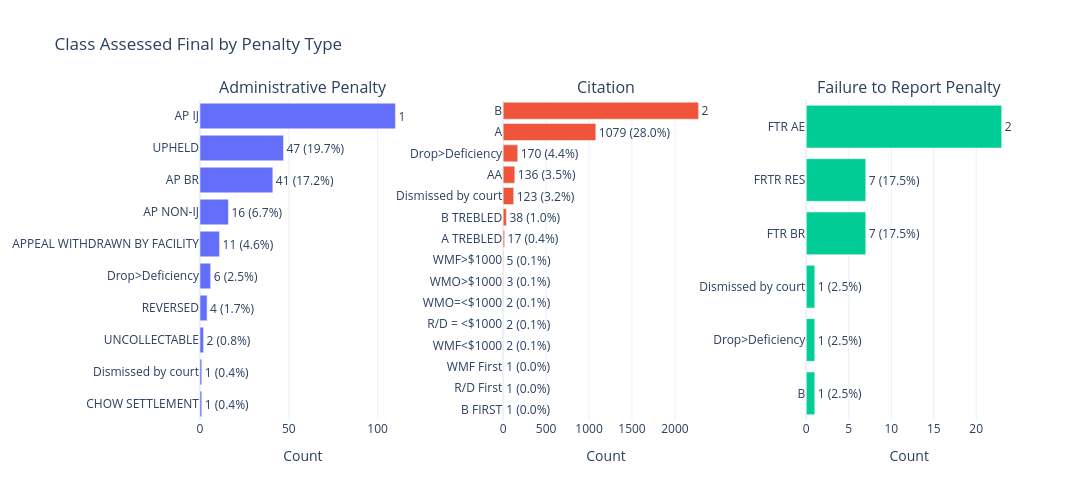

Notebook cell for this chart:
### Code cell
penalty_types = ["Administrative Penalty", "Citation", "Failure to Report Penalty"]

fig = make_subplots(
    rows=1, cols=3,
    subplot_titles=penalty_types,
    horizontal_spacing=0.12
)

for i, ptype in enumerate(penalty_types, start=1):
    subset = df_mart[df_mart['PENALTY_TYPE'] == ptype]
    counts = subset['CLASS_ASSESSED_FINAL'].value_counts().sort_values()  # ascending for horizontal

    fig.add_trace(
        go.Bar(
            x=counts.values,
            y=counts.index,
            orientation='h',
            text=[f'{v} ({v/counts.sum()*100:.1f}%)' for v in counts.values],
            textposition='outside',
            name=ptype,
            showlegend=False
        ),
        row=1, col=i
    )

fig.update_layout(
    title='Class Assessed Final by Penalty Type',
    height=500,
    width=1400,
    template='plotly_white'
)

fig.update_xaxes(title_text='Count')

fig.show()

### Figure 1 — Plotly figure (JSON) as saved in the notebook; plotly's stock layout.template omitted (floating-point values rounded to 4 significant figures)
{"data": [{"name": "Administrative Penalty", "orientation": "h", "showlegend": false, "text": ["1 (0.4%)", "1 (0.4%)", "2 (0.8%)", "4 (1.7%)", "6 (2.5%)", "11 (4.6%)", "16 (6.7%)", "41 (17.2%)", "47 (19.7%)", "110 (46.0%)"], "textposition": "outside", "type": "bar", "x": [1, 1, 2, 4, 6, 11, 16, 41, 47, 110], "xaxis": "x", "y": ["CHOW SETTLEMENT", "Dismissed by court", "UNCOLLECTABLE", "REVERSED", "Drop>Deficiency", "APPEAL WITHDRAWN BY FACILITY", "AP NON-IJ", "AP BR", "UPHELD", "AP IJ"], "yaxis": "y"}, {"name": "Citation", "orientation": "h", "showlegend": false, "text": ["1 (0.0%)", "1 (0.0%)", "1 (0.0%)", "2 (0.1%)", "2 (0.1%)", "2 (0.1%)", "3 (0.1%)", "5 (0.1%)", "17 (0.4%)", "38 (1.0%)", "123 (3.2%)", "136 (3.5%)", "170 (4.4%)", "1079 (28.0%)", "2275 (59.0%)"], "textposition": "outside", "type": "bar", "x": [1, 1, 1, 2, 2, 2, 3, 5, 17, 38, 123, 136, 170, 1079, 2275], "xaxis": "x2", "y": ["B FIRST", "R/D First", "WMF First", "WMF<$1000", "R/D = <$1000", "WMO=<$1000", "WMO>$1000", "WMF>$1000", "A TREBLED", "B TREBLED", "Dismissed by court", "AA", "Drop>Deficiency", "A", "B"], "yaxis": "y2"}, {"name": "Failure to Report Penalty", "orientation": "h", "showlegend": false, "text": ["1 (2.5%)", "1 (2.5%)", "1 (2.5%)", "7 (17.5%)", "7 (17.5%)", "23 (57.5%)"], "textposition": "outside", "type": "bar", "x": [1, 1, 1, 7, 7, 23], "xaxis": "x3", "y": ["B", "Drop>Deficiency", "Dismissed by court", "FTR BR", "FRTR RES", "FTR AE"], "yaxis": "y3"}], "layout": {"annotations": [{"font": {"size": 16}, "showarrow": false, "text": "Administrative Penalty", "x": 0.1267, "xanchor": "center", "xref": "paper", "y": 1, "yanchor": "bottom", "yref": "paper"}, {"font": {"size": 16}, "showarrow": false, "text": "Citation", "x": 0.5, "xanchor": "center", "xref": "paper", "y": 1, "yanchor": "bottom", "yref": "paper"}, {"font": {"size": 16}, "showarrow": false, "text": "Failure to Report Penalty", "x": 0.8733, "xanchor": "center", "xref": "paper", "y": 1, "yanchor": "bottom", "yref": "paper"}], "height": 500, "title": {"text": "Class Assessed Final by Penalty Type"}, "width": 1400, "xaxis": {"anchor": "y", "domain": [0, 0.2533], "title": {"text": "Count"}}, "xaxis2": {"anchor": "y2", "domain": [0.3733, 0.6267], "title": {"text": "Count"}}, "xaxis3": {"anchor": "y3", "domain": [0.7467, 1], "title": {"text": "Count"}}, "yaxis": {"anchor": "x", "domain": [0, 1]}, "yaxis2": {"anchor": "x2", "domain": [0, 1]}, "yaxis3": {"anchor": "x3", "domain": [0, 1]}}}
